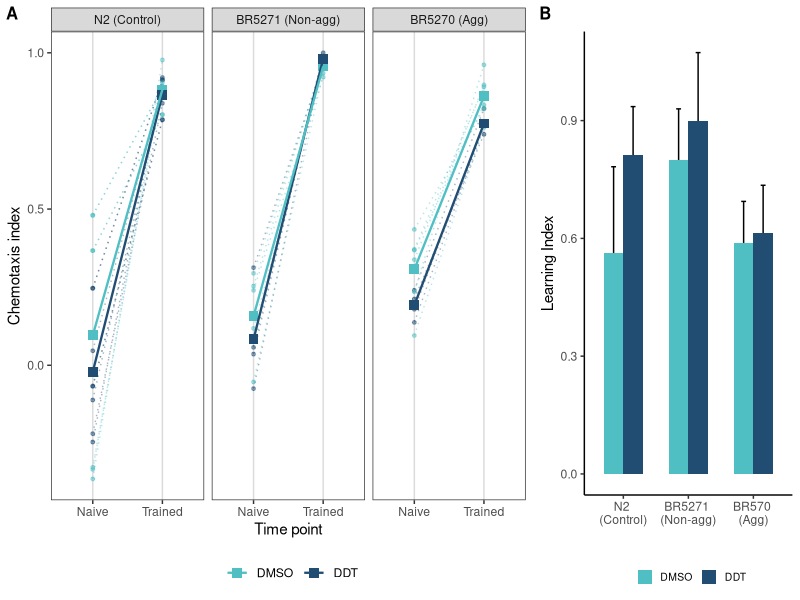

This figure's R source:
######
# Plot results from STAM for BR5270, BR5271 and N2
###### 
library(tidyverse)
library(cowplot)

stam.both <- read_tsv("learning_behavior/data/raw_data.txt")

stam.both$time.point <- factor(stam.both$time.point, levels = c("Naive", "0hr"))

stam.both$trt <- factor(stam.both$trt, levels = c("DMSO", "DDT"))

stam.both$strain <- factor(stam.both$strain, levels = c("N2", "BR5271", "BR5270"))

mean.stam <- stam.both %>% 
    group_by(strain, trt, time.point) %>% 
    summarise(ci.avg = mean(ci), ci.sd = sd(ci)) %>% 
    mutate(mean.group = paste0(strain,  "_",  trt))

mean.stam$strain <- factor(mean.stam$strain, levels = c("N2", "BR5271", "BR5270"))


strain.labs = c("N2 (Control)", "BR5271 (Non-agg)", "BR5270 (Agg)")
names(strain.labs) <- c("N2", "BR5271", "BR5270")

line.plot <- stam.both %>% 
    ggplot() +
    geom_point(aes(x = time.point, y = ci, color = trt),alpha = 0.5, size = 1) +
    geom_line(aes(x = time.point, y = ci, group = group, color = trt), alpha = 0.4, linetype = "dotted") +
    geom_point(data = mean.stam, aes(x = time.point, y = ci.avg, color = trt), shape = 15, size = 3) +
    geom_line(data = mean.stam, aes(x = time.point, y = ci.avg, group = mean.group, color = trt), size = 0.8) +
    facet_wrap(~strain, labeller = labeller(strain = strain.labs)) +
    scale_color_manual(values = c("#50BFC3", "#214D72")) +
    theme_bw() +
    theme(legend.position = "bottom", panel.grid = element_blank(),
          panel.grid.major.x = element_line(colour = "grey86")) +
    labs(y = "Chemotaxis index",
         x = "Time point", 
         color  = "") +
    scale_x_discrete(labels = c("Naive", "Trained"))

summary(stam.both$tot)

bars.data <- read_tsv("learning_behavior/data/for_bars.txt")

naive <- bars.data %>%  
    mutate(group = paste0(strain,  "_",  trt, "_", rep, "_", run)) %>% 
    select(time.point, ci, group) %>% 
    filter(time.point == "Naive")%>% 
    filter(ci < 0.4 & ci > -0.2) %>% 
    rename(naive.ci = ci)

trained <- bars.data %>%  
    mutate(group = paste0(strain,  "_",  trt, "_", rep, "_", run)) %>% 
    select(time.point, ci, group) %>% 
    filter(time.point == "0hr") %>% 
    rename(trained.ci = ci)

bars <- merge(naive, trained, by = "group") %>% 
    mutate(li = trained.ci - naive.ci) %>%
    separate(group, into = c("strain", "trt", "rep", "run")) %>%
    group_by(strain, trt) %>% 
    summarise(mean.li = mean(li), sd.li = sd(li)) %>% 
    ungroup() 


bars$trt <- factor(bars$trt, levels = c("DMSO","DDT"))
bars$strain <- factor(bars$strain, levels = c("N2", "BR5271", "BR5270"))


bar.plot <- bars %>% 
    ggplot(aes(x = strain, y = mean.li, fill = trt)) +
    geom_errorbar(aes(ymin = mean.li - sd.li, ymax = mean.li + sd.li), position = position_dodge(width = 0.6), width = 0.15) +
    geom_bar(stat="identity", position = "dodge", width = 0.6) +
    scale_fill_manual(values = c("#50BFC3", "#214D72")) +
    theme_classic() +
    theme(legend.position = "bottom",
          legend.key.size = unit(0.8, "lines"),
          legend.text = element_text(size = 7.5)) +
    labs(x = "",
         y = "Learning Index", 
         fill = "") +
    scale_x_discrete(labels = c("N2 \n(Control)", "BR5271 \n(Non-agg)", "BR570 \n(Agg)"))

pdf("learning_behavior/figures/lines_bars.pdf", width = 8, height = 4)
plot_grid(line.plot, bar.plot, rel_widths = c(2, 1), labels = c("A", "B"), label_size = 12,
          align = "hv", axis = "t")
dev.off()
